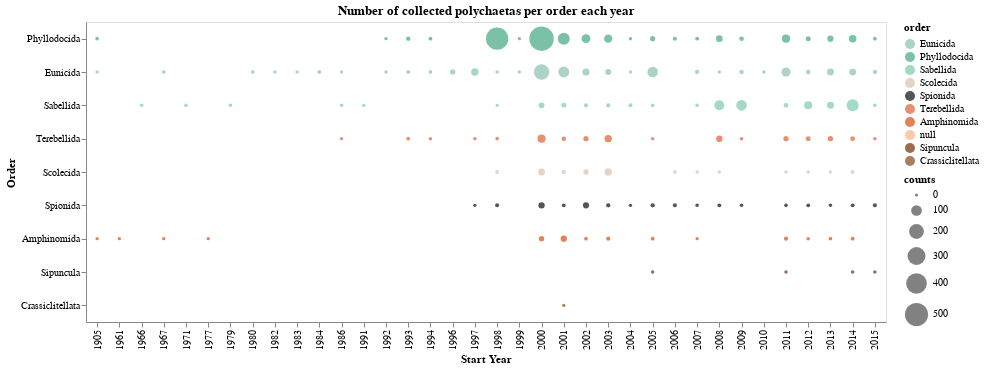

Write notebook code for a chart like this one.
### Code cell
g1 = alt.Chart(orders, width=800, height=300, 
               title='Number of collected polychaetas per order each year').mark_circle().encode(
    x= alt.X('start_year', type='ordinal', title='Start Year'),
    y= alt.Y('order', type='nominal', title='Order',
            sort= alt.EncodingSortField(field='counts', op='sum', order='descending')),
    size = alt.Size('counts', scale=alt.Scale(range=[10,600])),
    color = alt.Color('order', scale= alt.Scale(domain=ordens, range=cores)),
    tooltip= alt.Tooltip(['start_year', 'counts'])
)

# saving graph
g1.save('./graphs/orders_per_year.html')

g1

### Figure 1 — Vega-Lite specification as saved in the notebook (floating-point values rounded to 4 significant figures; data arrays with more than 128 entries replaced by an {"elided": "..."} marker saying what was removed)
{"config": {"view": {"continuousWidth": 400, "continuousHeight": 300}}, "data": {"name": "data-2474feb449fb127ce5e8da0b4af98ebc"}, "mark": "circle", "encoding": {"color": {"type": "nominal", "field": "order", "scale": {"domain": ["Eunicida", "Phyllodocida", "Sabellida", "Scolecida", "Spionida", "Terebellida", "Amphinomida", NaN, "Sipuncula", "Crassiclitellata"], "range": ["#8ABFB0", "#41A681", "#7ACAAB", "#D9C2AD", "#0D0D0D", "#D96236", "#D94B18", "#FFB27C", "#732C02", "#86471B"]}}, "size": {"type": "quantitative", "field": "counts", "scale": {"range": [10, 600]}}, "tooltip": [{"type": "quantitative", "field": "start_year"}, {"type": "quantitative", "field": "counts"}], "x": {"type": "ordinal", "field": "start_year", "title": "Start Year"}, "y": {"type": "nominal", "field": "order", "sort": {"field": "counts", "op": "sum", "order": "descending"}, "title": "Order"}}, "height": 300, "title": "Number of collected polychaetas per order each year", "width": 800, "$schema": "https://vega.github.io/schema/vega-lite/v4.8.1.json", "datasets": {"data-2474feb449fb127ce5e8da0b4af98ebc": {"elided": "135 records"}}}
